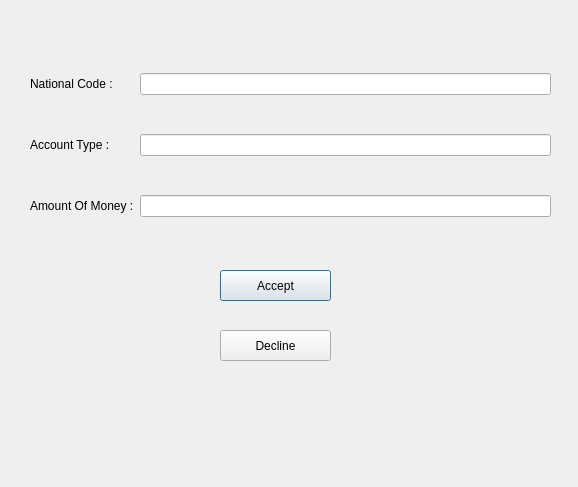
<?xml version="1.0" encoding="UTF-8"?>
<ui version="4.0">
 <class>AccountRequest</class>
 <widget class="QDialog" name="AccountRequest">
  <property name="geometry">
   <rect>
    <x>0</x>
    <y>0</y>
    <width>578</width>
    <height>487</height>
   </rect>
  </property>
  <property name="windowTitle">
   <string>Account Request</string>
  </property>
  <widget class="QPushButton" name="accept">
   <property name="geometry">
    <rect>
     <x>220</x>
     <y>270</y>
     <width>111</width>
     <height>31</height>
    </rect>
   </property>
   <property name="text">
    <string>Accept</string>
   </property>
  </widget>
  <widget class="QPushButton" name="decline">
   <property name="geometry">
    <rect>
     <x>220</x>
     <y>330</y>
     <width>111</width>
     <height>31</height>
    </rect>
   </property>
   <property name="text">
    <string>Decline</string>
   </property>
  </widget>
  <widget class="QWidget" name="gridLayoutWidget">
   <property name="geometry">
    <rect>
     <x>30</x>
     <y>40</y>
     <width>521</width>
     <height>211</height>
    </rect>
   </property>
   <layout class="QGridLayout" name="gridLayout">
    <item row="3" column="0">
     <widget class="QLabel" name="accountType">
      <property name="text">
       <string>Account Type :</string>
      </property>
     </widget>
    </item>
    <item row="4" column="0">
     <widget class="QLabel" name="amountOfMoney">
      <property name="text">
       <string>Amount Of Money :</string>
      </property>
     </widget>
    </item>
    <item row="1" column="0">
     <widget class="QLabel" name="nCode_lable">
      <property name="text">
       <string>National Code :</string>
      </property>
     </widget>
    </item>
    <item row="1" column="1">
     <widget class="QLineEdit" name="nationalCode_line_edit">
      <property name="readOnly">
       <bool>true</bool>
      </property>
     </widget>
    </item>
    <item row="3" column="1">
     <widget class="QLineEdit" name="AccountType_line_edit">
      <property name="readOnly">
       <bool>true</bool>
      </property>
     </widget>
    </item>
    <item row="4" column="1">
     <widget class="QLineEdit" name="ammountOfMoney_line_edit">
      <property name="readOnly">
       <bool>true</bool>
      </property>
     </widget>
    </item>
   </layout>
  </widget>
  <widget class="QLabel" name="finish">
   <property name="geometry">
    <rect>
     <x>470</x>
     <y>380</y>
     <width>111</width>
     <height>41</height>
    </rect>
   </property>
   <property name="text">
    <string/>
   </property>
  </widget>
 </widget>
 <resources/>
 <connections/>
 <slots>
  <slot>checkClicked()</slot>
 </slots>
</ui>
